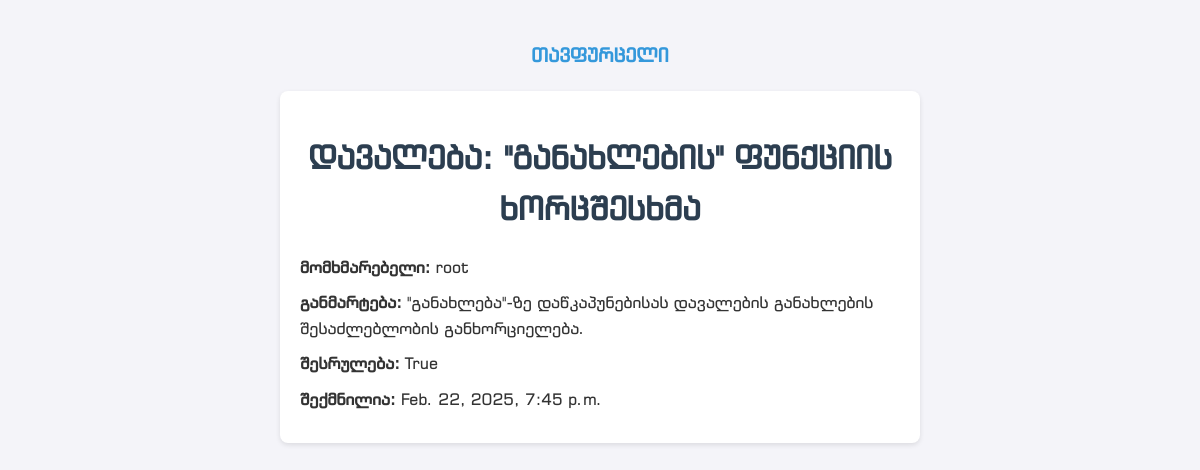
The app's page /task/2 with its own data.
### todo/models.py (models this page shows)
class Task(models.Model):
    user = models.ForeignKey(User, on_delete=models.CASCADE, null=True, blank=True)
    title = models.CharField(max_length=200)
    description = models.TextField(null=True)
    complete = models.BooleanField(default=False)
    created = models.DateTimeField(auto_now_add=True) # უცვლელად დაიმახსოვრებს დამატების თარიღს
    def __str__(self):
        return self.title

### todo/views.py (the view)
# urls.py: path('task/<int:pk>', views.TaskDetail.as_view(), name = 'task'),
class TaskDetail(DetailView):
    model = Task
    template_name = "todo/task.html"
    context_object_name = 'task'

### todo/templates/todo/task.html (shortened to what this page needs)
{% extends 'layout.html' %}
{% block content %}
<p class="center-link"><a href="{% url 'tasks' %}">თავფურცელი</a></p>
<div class="task-detail">
    <h1>დავალება: {{ task }}</h1>
    <p><strong>მომხმარებელი:</strong> {{ task.user }}</p>
    <p><strong>განმარტება:</strong> {{ task.description }}</p>
    <p><strong>შესრულება:</strong> {{ task.complete }}</p>
    <p><strong>შექმნილია:</strong> {{ task.created }}</p>
</div>
{% endblock %}

### todo/static/css/styles.css (style rules this page uses)
body { font-family: 'Arial', sans-serif; background-color: #f4f4f9; color: #333; margin: 0; padding: 20px; line-height: 1.6; }
h1 { font-family: 'BPG Extra Square Mtavruli'; color: #2c3e50; text-align: center; margin-bottom: 20px; }
a { text-decoration: none; color: #3498db; transition: color 0.3s ease; }
.task-detail { font-family: 'BPG Extra Square'; max-width: 600px; margin: 20px auto; background-color: #fff; padding: 20px; border-radius: 8px; box-shadow: 0 2px 5px rgba(0, 0, 0, 0.1); }
.task-detail p { margin: 10px 0; }
.center-link { font-family: 'BPG Extra Square Mtavruli'; display: block; text-align: center; margin: 20px 0; font-size: 1.2em; font-weight: bold; }

### records on screen
Task: title "\"განახლების\" ფუნქციის ხორცშესხმა", user "root", description "\"განახლება\"-ზე დაწკაპუნებისას დავალების განახლების შესაძლებლობის განხორციელება.", complete "True", created "Feb. 22, 2025, 7:45 p.m."
